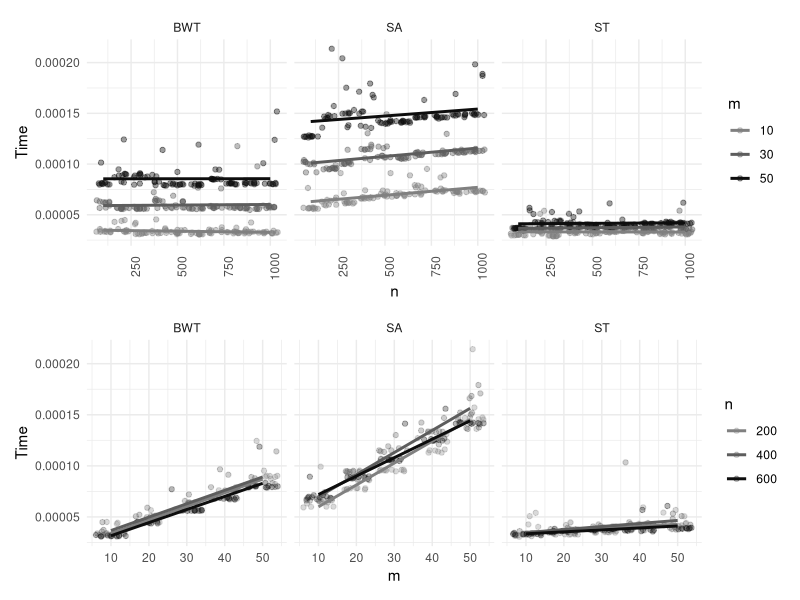
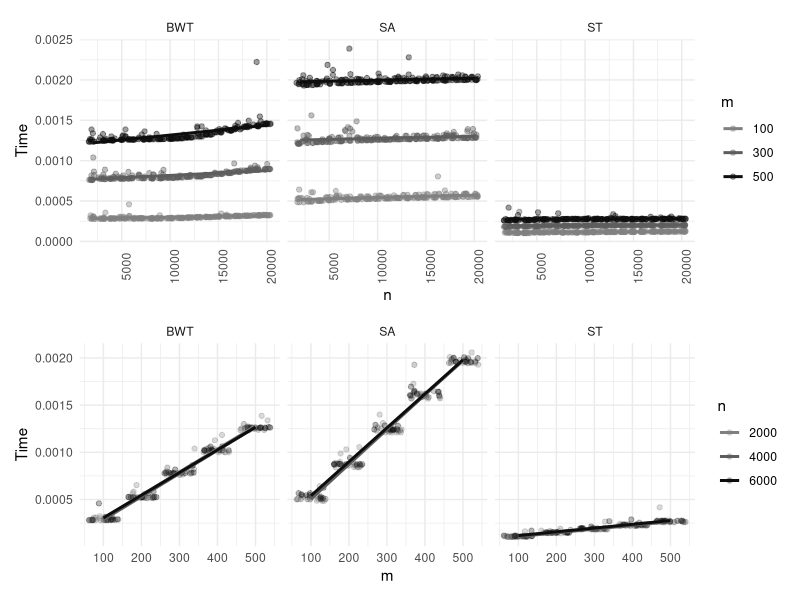
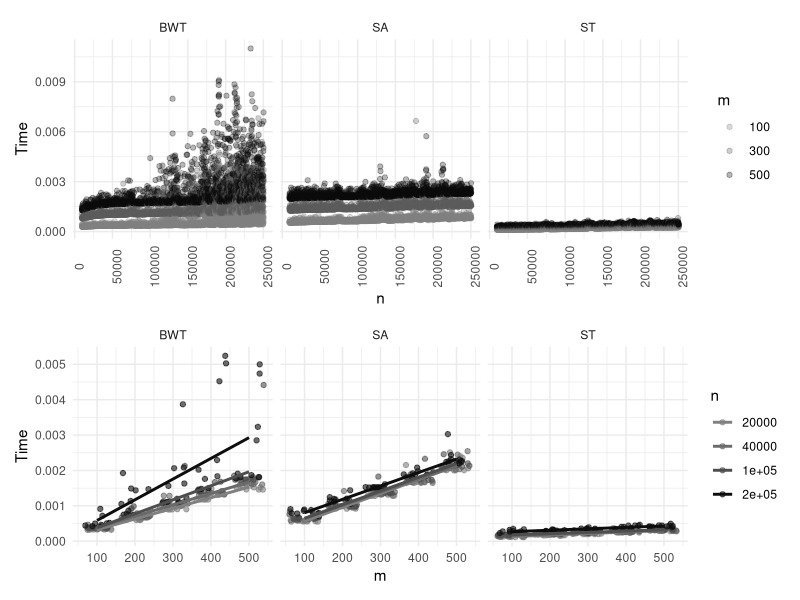
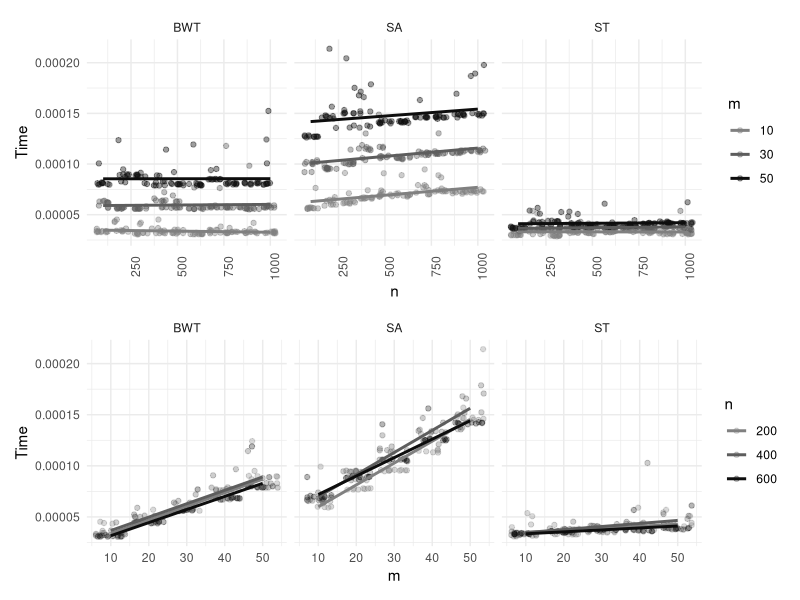
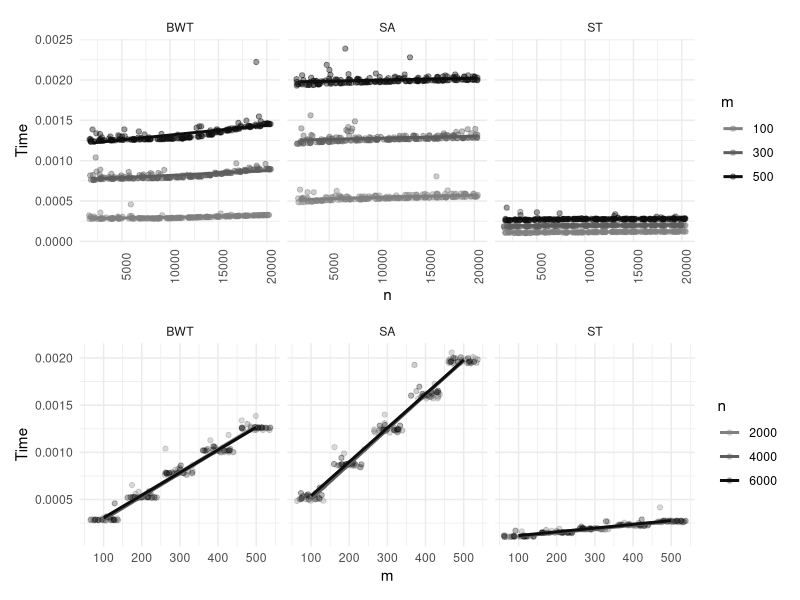
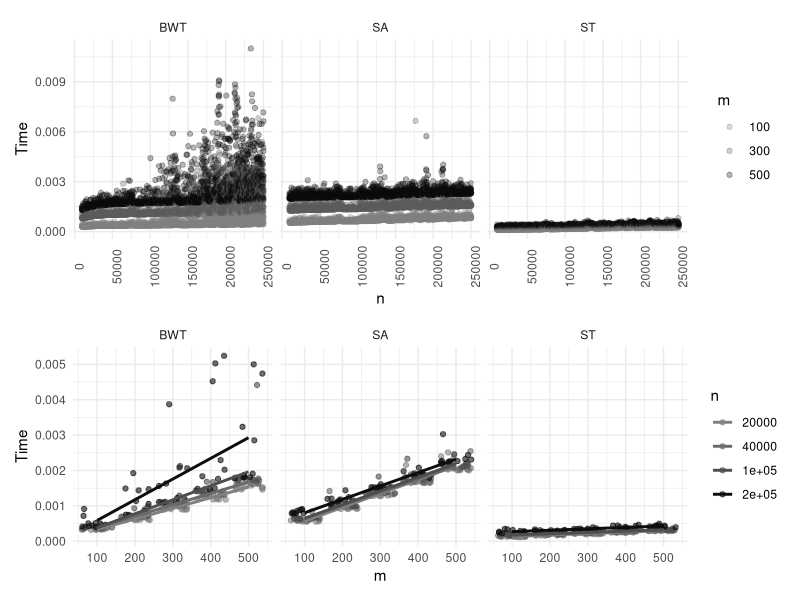

The R script that drew these images, in order: (Note: this script raises an error after producing the figures.)
library(tidyverse)
library(patchwork)

performance <- read_table2("suffix-array-search-tiny.txt",
                           col_names = c("Algorithm", "n", "m", "Time"))

n <- performance %>%
#    filter(n < 10000) %>%
    filter(m %in% c(10, 30, 50)) %>%
    ggplot(aes(x = n, y = Time, color = factor(m))) +
    geom_jitter(alpha = 0.4) +
    geom_smooth(se = FALSE, method = "lm") +
    facet_grid(~ Algorithm) +
    scale_color_grey("m", start = 0.5, end = 0.05) +
    theme_minimal() +
    theme(axis.text.x = element_text(angle = 90))

m <- performance %>%
#    filter(n %in% c(1e6, 2e6, 3e6, 4e6)) %>%
    filter(n %in% c(2e2, 4e2, 6e2)) %>%
    ggplot(aes(x = m, y = Time, color = factor(n))) +
    geom_jitter(alpha = 0.3) +
    geom_smooth(se = FALSE, method = "lm") +
    facet_grid(~ Algorithm) +
    scale_color_grey("n", start = 0.5, end = 0.05) +
    theme_minimal()

n / m
ggsave("Suffix array search tiny.pdf", width = 7, height = 10)

performance <- read_table2("suffix-array-search-small.txt",
                           col_names = c("Algorithm", "n", "m", "Time"))

n <- performance %>%
    #    filter(n < 10000) %>%
    filter(m %in% c(100, 300, 500)) %>%
    ggplot(aes(x = n, y = Time, color = factor(m))) +
    geom_jitter(alpha = 0.4) +
    geom_smooth(se = FALSE, method = "lm") +
    facet_grid(~ Algorithm) +
    scale_color_grey("m", start = 0.5, end = 0.05) +
    theme_minimal() +
    theme(axis.text.x = element_text(angle = 90))

m <- performance %>%
    #    filter(n %in% c(1e6, 2e6, 3e6, 4e6)) %>%
    filter(n %in% c(2e3, 4e3, 6e3)) %>%
    ggplot(aes(x = m, y = Time, color = factor(n))) +
    geom_jitter(alpha = 0.3) +
    geom_smooth(se = FALSE, method = "lm") +
    facet_grid(~ Algorithm) +
    scale_color_grey("n", start = 0.5, end = 0.05) +
    theme_minimal()

n/m
ggsave("Suffix array search small.pdf", width = 7, height = 10)

performance <- read_table2("suffix-array-search-medium.txt",
                           col_names = c("Algorithm", "n", "m", "Time"))

n <- performance %>%
    #    filter(n < 10000) %>%
    filter(m %in% c(100, 300, 500)) %>%
    ggplot(aes(x = n, y = Time, color = factor(m))) +
    geom_jitter(alpha = 0.3) +
#    geom_smooth(se = FALSE, method = "lm") +
    facet_grid(~ Algorithm) +
    scale_color_grey("m", start = 0.5, end = 0.05) +
    theme_minimal() +
    theme(axis.text.x = element_text(angle = 90))

m <- performance %>%
    #    filter(n %in% c(1e6, 2e6, 3e6, 4e6)) %>%
    filter(n %in% c(2e4, 4e4, 1e5, 2e5)) %>%
    ggplot(aes(x = m, y = Time, color = factor(n))) +
    geom_jitter(alpha = 0.6) +
    geom_smooth(se = FALSE, method = "lm") +
    facet_grid(~ Algorithm) +
    scale_color_grey("n", start = 0.5, end = 0.05) +
    theme_minimal()

n/m

ggsave("Suffix array search medium.pdf", width = 7, height = 10)


# Mesurement artifacts in the first runs
performance_full <- read_table2("suffix-array-search-large-full.txt",
                           col_names = c("Algorithm", "n", "m", "Time"))
performance_range <- read_table2("suffix-array-search-large-range.txt",
                                col_names = c("Algorithm", "n", "m", "Time"))
performance_range2 <- read_table2("suffix-array-search-large-range-2.txt",
                                 col_names = c("Algorithm", "n", "m", "Time"))
# This ran on another machine and the artifacts are gone. I need to
# rescale to compensate for the different machine
performance_range3 <- read_table2("suffix-array-search-large-range-3.txt",
                                  col_names = c("Algorithm", "n", "m", "Time"))

bwt_full_mean <- performance_full %>%
    filter(n == 3.4e6 | n == 4.6e6) %>%
    filter(Algorithm == "BWT") %>%
    summarize(mean = mean(Time)) %>% unlist()
bwt_range_mean <- performance_range3 %>%
    filter(Algorithm == "BWT") %>%
    summarize(mean = mean(Time)) %>% unlist()

sa_full_mean <- performance_full %>%
    filter(n == 3.3e6 | n == 4.7e6) %>%
    filter(Algorithm == "SA") %>%
    summarize(mean = mean(Time)) %>% unlist()
sa_range_mean <- performance_range3 %>%
    filter(Algorithm == "SA") %>%
    summarize(mean = mean(Time)) %>% unlist()

st_full_mean <- performance_full %>%
    filter(n == 3.3e6 | n == 4.7e6) %>%
    filter(Algorithm == "ST") %>%
    summarize(mean = mean(Time)) %>% unlist()
st_range_mean <- performance_range3 %>%
    filter(Algorithm == "ST") %>%
    summarize(mean = mean(Time)) %>% unlist()

performance_range3 <- performance_range3 %>%
    mutate(Time = ifelse(Algorithm == "BWT", Time * bwt_full_mean / bwt_range_mean, Time)) %>%
    mutate(Time = ifelse(Algorithm == "SA", Time * sa_full_mean / sa_range_mean, Time)) %>%
    mutate(Time = ifelse(Algorithm == "ST", Time * st_full_mean / st_range_mean, Time))

performance_filtered <- performance_full %>% filter(n < range$min | n > range$max)
performance_excluded <- performance_full %>% filter(!(n < range$min | n > range$max))


performance <- rbind(performance_filtered, performance_range3) # performance_range

n <- performance %>%
    #filter(n < 4e6) %>%
    filter(m %in% c(100, 300, 500)) %>%
    ggplot(aes(x = n, y = Time, color = factor(m))) +
    geom_jitter(alpha = 0.3) +
    #    geom_smooth(se = FALSE, method = "lm") +
    facet_grid(~ Algorithm) +
    scale_color_grey("m", start = 0.5, end = 0.05) +
    scale_y_continuous(limits = c(0, 0.04)) +
#    geom_vline(xintercept = range$min) +
#    geom_vline(xintercept = range$max) +
    theme_minimal() +
    theme(axis.text.x = element_text(angle = 90))
n



m <- performance %>%
    #    filter(n %in% c(1e6, 2e6, 3e6, 4e6)) %>%
    filter(n %in% c(1e6, 3e6, 6e6)) %>%
    ggplot(aes(x = m, y = Time, color = factor(n))) +
    geom_jitter(alpha = 0.6) +
    geom_smooth(se = FALSE, method = "lm") +
    facet_grid(~ Algorithm) +
    scale_color_grey("n", start = 0.5, end = 0.05) +
    theme_minimal()

n/m

ggsave("Suffix array search large.pdf", width = 7, height = 10)
